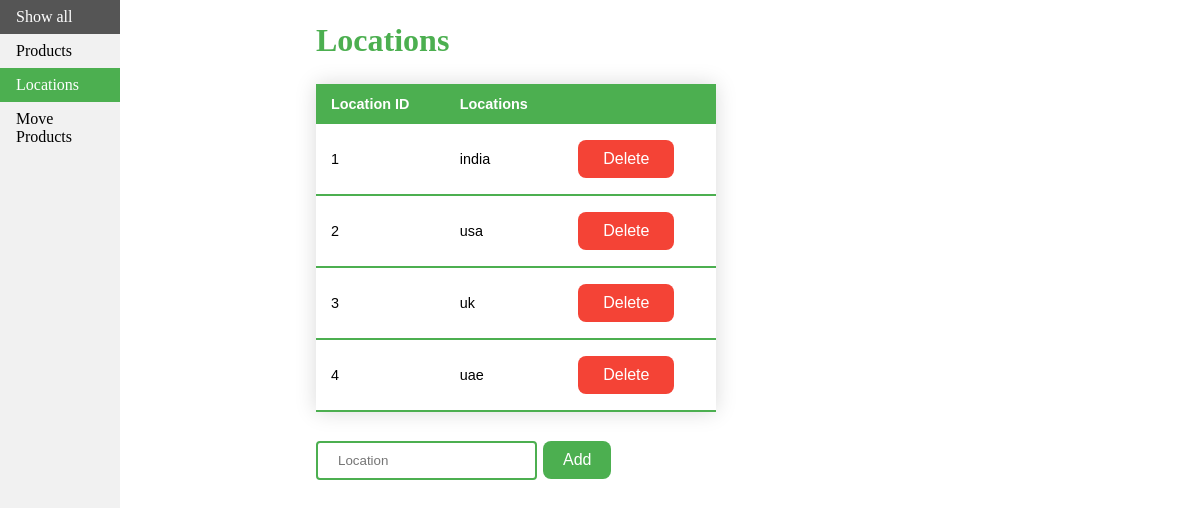
The page /locations on the database as committed earlier.
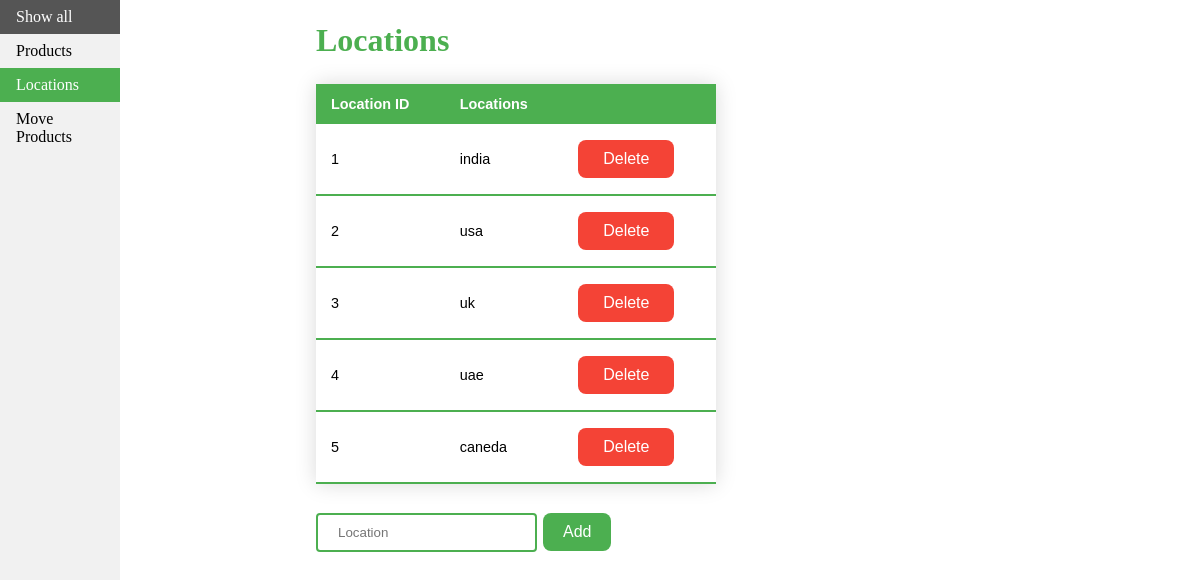
The same page on the database as committed later.
### app.py (models this page shows, shortened)
class Locations(db.Model):
    id = db.Column(db.Integer, primary_key=True)
    name = db.Column(db.String(100), unique=True, nullable=False)

### app.py (the view)
@app.route('/locations')
def locations_view():
    return render_template('locations.html', locations = Locations.query.all() )

### templates/locations.html (shortened to what this page needs)
<!DOCTYPE html>
<html>
<head>
    <link rel='stylesheet' type='text/css' media='screen' href="{{ url_for('static', filename='main.css') }}">
</head>
<body>
    <ul>
        <li><a href="{{ url_for('index') }}">Show all</a></li>
        <li><a href="{{ url_for('products_view') }}">Products</a></li>
        <li><a class="active" href="{{ url_for('locations_view') }}">Locations</a></li>
        <li><a href="{{ url_for('move_view') }}">Move Products</a></li>
      </ul>
      <div style="margin-left:25%;padding:1px 16px;height:1000px;">
        <h1>Locations</h1>
        <table class="styled-table">
            <thead>
                <tr>
                    <th>Location ID</th>
                    <th>Locations</th>
                    <th></th>
                </tr>
            </thead>
            {% for location in locations %}
            <tbody>
                <tr>
                    <td>{{ location.id }}</td>
                    <td class="active-row">{{ location.name }}</td>
                    <td>
                        <a href="{{ url_for('deleteLocation', loc_id=location.id ) }}">
                            <button class="deletebutton" value= "delete" >Delete</button><br>
                        </a>
                    </td>
                </tr>
            {% endfor %}
            </tbody>
        </table>
        <form action="/add_loc" method="POST">
            <input name="name" type="text" placeholder="Location">
            <input class="button" type="submit" value="Add">
        </form>
    </div>
</body>
</html>

Rows that differ between the two databases and show on the page:
added Locations: id "5", name "caneda"
